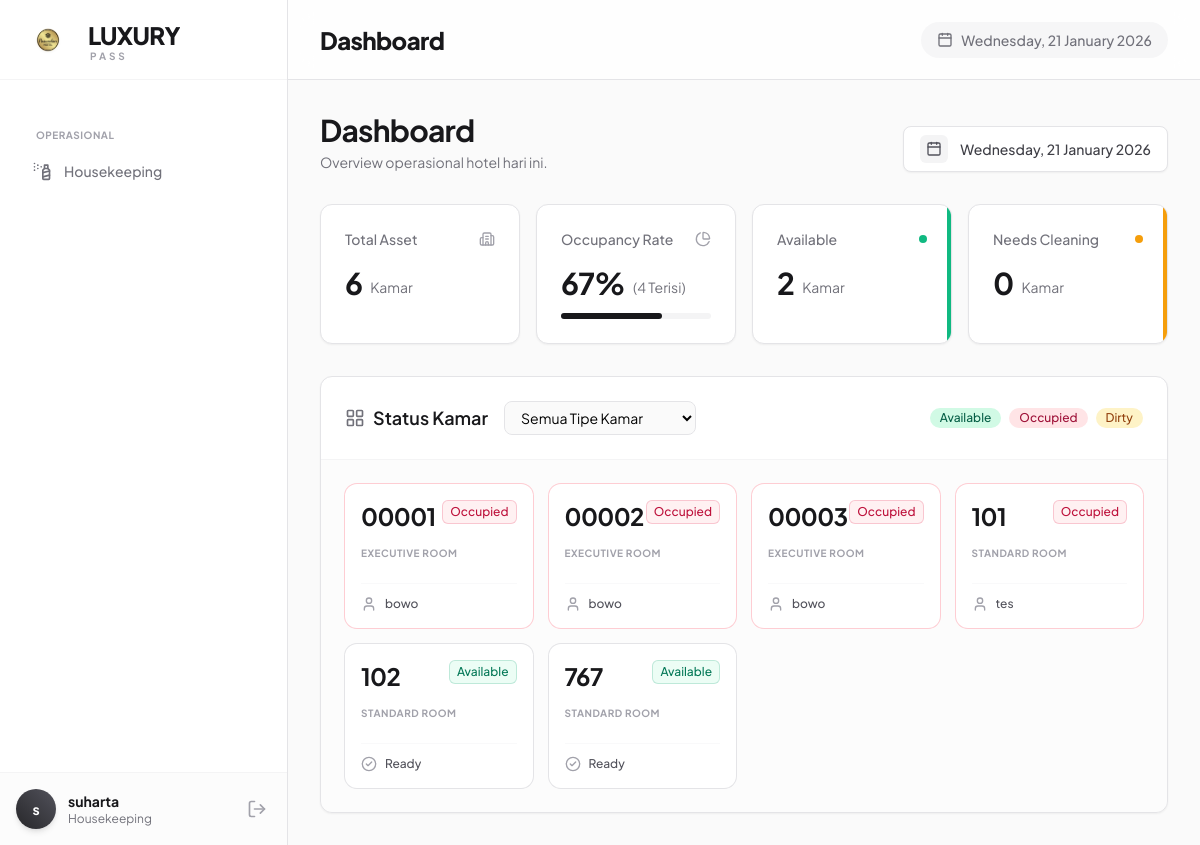
Page / (signed in) on the committed database.
### tables this page shows
CREATE TABLE `kamar` (
  `id_kamar` int NOT NULL AUTO_INCREMENT,
  `nomor_kamar` varchar(10) NOT NULL,
  `id_tipe` int NOT NULL,
  `status` enum('available','occupied','dirty') DEFAULT 'available',
  PRIMARY KEY (`id_kamar`),
  UNIQUE KEY `nomor_kamar` (`nomor_kamar`),
  KEY `fk_kamar_tipe` (`id_tipe`),
  CONSTRAINT `fk_kamar_tipe` FOREIGN KEY (`id_tipe`) REFERENCES `tipe_kamar` (`id_tipe`)
);

CREATE TABLE `tipe_kamar` (
  `id_tipe` int NOT NULL AUTO_INCREMENT,
  `nama_tipe` varchar(50) NOT NULL,
  `harga_dasar` decimal(10,2) NOT NULL,
  `kapasitas` int DEFAULT '2',
  `deskripsi` text,
  `foto_kamar` varchar(255) DEFAULT NULL,
  PRIMARY KEY (`id_tipe`)
);

### controllers/Dashboard/DashboardController.php (called while the page is built, shortened)
<?php
class DashboardController {
    private $db;
    public function __construct() {
        $this->db = new Database();
    }
    public function index() {
        $tipe = $_GET['tipe'] ?? '';
        $whr = "";
        $params = [];
        $sql = "SELECT k.*, t.nama_tipe,
                       MAX(tr.id_transaksi) as id_transaksi,
                       MAX(tr.nama_tamu) as nama_tamu
                FROM kamar k
                JOIN tipe_kamar t ON k.id_tipe = t.id_tipe
                LEFT JOIN transaksi_kamar tk ON k.id_kamar = tk.id_kamar
                LEFT JOIN transaksi tr ON tk.id_transaksi = tr.id_transaksi AND tr.status_transaksi = 'active'
                WHERE 1=1 $whr
                GROUP BY k.id_kamar
                ORDER BY k.nomor_kamar ASC";
        $stmt = $this->db->prepare($sql);
        $stmt->execute($params);
        $rooms = $stmt->fetchAll(PDO::FETCH_ASSOC);
        $stats = ['total'=>count($rooms), 'available'=>0, 'occupied'=>0, 'dirty'=>0, 'occupancy'=>0];
        foreach($rooms as $r) {
            if(isset($stats[$r['status']])) {
                $stats[$r['status']]++;
            }
        }
        if($stats['total'] > 0) {
            $stats['occupancy'] = round(($stats['occupied'] / $stats['total']) * 100);
        }
        $listTipe = $this->db->query("SELECT * FROM tipe_kamar")->fetchAll(PDO::FETCH_ASSOC);
        $payload = [
            'stats' => $stats,
            'rooms' => $rooms,
            'listTipe' => $listTipe,
            'selectedTipe' => $tipe
        ];
        $this->view('Dashboard/index', ['data' => $payload]);
    }
    private function view($p, $d) {
        extract($d);
        include 'views/Layout/header.php';
        include 'views/Layout/sidebar.php';
        include "views/$p.php";
        include 'views/Layout/footer.php';
    }
}
?>

### config/Database.php (called while the page is built, shortened)
<?php
class Database {
    private $host = '1j8pl4.h.filess.io';
    private $user = 'perhotelan_islandsame';
    private $pass = 'f233af60e12348708637ab4f7cd2b8b8bdde631c';
    private $db   = 'perhotelan_islandsame';
    private $port = '61002';
    public $conn;
    public function __construct() {
        $dsn = "mysql:host={$this->host};port={$this->port};dbname={$this->db};charset=utf8mb4";
        try {
            $this->conn = new PDO($dsn, $this->user, $this->pass, [
                PDO::ATTR_ERRMODE => PDO::ERRMODE_EXCEPTION,
                PDO::ATTR_DEFAULT_FETCH_MODE => PDO::FETCH_ASSOC
            ]);
        } catch (PDOException $e) {
            die("Koneksi Database Gagal: " . $e->getMessage());
        }
    }
    public function prepare($sql) { return $this->conn->prepare($sql); }
}
?>

### views/Dashboard/index.php (the view, shortened to what this page needs)
<div class="mb-8 flex flex-col md:flex-row md:items-end justify-between gap-4">
    <div>
        <h1 class="text-3xl font-bold tracking-tight text-zinc-900">Dashboard</h1>
        <p class="text-zinc-500 mt-1 text-sm">Overview operasional hotel hari ini.</p>
    </div>
    <div class="bg-white border border-zinc-200 px-4 py-2 rounded-lg shadow-sm flex items-center gap-3">
        <div class="bg-zinc-100 p-1.5 rounded-md">
            <i data-lucide="calendar" class="w-4 h-4 text-zinc-600"></i>
        </div>
        <span class="text-sm font-medium text-zinc-700">
            <?= date('l, d F Y') ?>
        </span>
    </div>
</div>
<div class="grid grid-cols-1 md:grid-cols-2 lg:grid-cols-4 gap-4 mb-8">
    <div class="bg-white p-6 rounded-xl border border-zinc-200 shadow-sm hover:shadow-md transition-shadow duration-200">
        <div class="flex items-center justify-between mb-4">
            <span class="text-sm font-medium text-zinc-500">Total Asset</span>
            <i data-lucide="building-2" class="w-4 h-4 text-zinc-400"></i>
        </div>
        <div class="flex items-end gap-2">
            <h3 class="text-3xl font-bold text-zinc-900 tracking-tight"><?= $data['stats']['total'] ?></h3>
            <span class="text-sm text-zinc-500 mb-1">Kamar</span>
        </div>
    </div>
    <div class="bg-white p-6 rounded-xl border border-zinc-200 shadow-sm hover:shadow-md transition-shadow duration-200">
        <div class="flex items-center justify-between mb-4">
            <span class="text-sm font-medium text-zinc-500">Occupancy Rate</span>
            <i data-lucide="pie-chart" class="w-4 h-4 text-zinc-400"></i>
        </div>
        <div class="flex items-end gap-2">
            <h3 class="text-3xl font-bold text-zinc-900 tracking-tight"><?= $data['stats']['occupancy'] ?>%</h3>
            <span class="text-sm <?= $data['stats']['occupancy'] > 70 ? 'text-emerald-600' : 'text-zinc-500' ?> mb-1">
                (<?= $data['stats']['occupied'] ?> Terisi)
            </span>
        </div>
        <div class="w-full bg-zinc-100 rounded-full h-1.5 mt-3">
            <div class="bg-zinc-900 h-1.5 rounded-full" style="width: <?= $data['stats']['occupancy'] ?>%"></div>
        </div>
    </div>
    <div class="bg-white p-6 rounded-xl border border-zinc-200 shadow-sm hover:shadow-md transition-shadow duration-200 relative overflow-hidden">
        <div class="absolute right-0 top-0 h-full w-1 bg-emerald-500"></div>
        <div class="flex items-center justify-between mb-4">
            <span class="text-sm font-medium text-zinc-500">Available</span>
            <span class="flex h-2 w-2 rounded-full bg-emerald-500"></span>
        </div>
        <div class="flex items-end gap-2">
            <h3 class="text-3xl font-bold text-zinc-900 tracking-tight"><?= $data['stats']['available'] ?></h3>
            <span class="text-sm text-zinc-500 mb-1">Kamar</span>
        </div>
    </div>
    <div class="bg-white p-6 rounded-xl border border-zinc-200 shadow-sm hover:shadow-md transition-shadow duration-200 relative overflow-hidden">
        <div class="absolute right-0 top-0 h-full w-1 bg-amber-500"></div>
        <div class="flex items-center justify-between mb-4">
            <span class="text-sm font-medium text-zinc-500">Needs Cleaning</span>
            <span class="flex h-2 w-2 rounded-full bg-amber-500"></span>
        </div>
        <div class="flex items-end gap-2">
            <h3 class="text-3xl font-bold text-zinc-900 tracking-tight"><?= $data['stats']['dirty'] ?></h3>
            <span class="text-sm text-zinc-500 mb-1">Kamar</span>
        </div>
    </div>
</div>
<div class="bg-white border border-zinc-200 rounded-xl shadow-sm overflow-hidden">
    <div class="p-6 border-b border-zinc-100 flex flex-col md:flex-row justify-between items-center gap-4">
        <div class="flex items-center gap-4 w-full md:w-auto">
            <h2 class="text-lg font-semibold text-zinc-900 flex items-center gap-2 whitespace-nowrap">
                <i data-lucide="layout-grid" class="w-5 h-5 text-zinc-500"></i>
                Status Kamar
            </h2>
            <div class="relative w-full md:w-48">
                <select onchange="window.location.href='index.php?modul=Dashboard&aksi=index&tipe='+this.value"
                        class="w-full pl-3 pr-8 py-1.5 rounded-lg border border-zinc-200 text-sm focus:ring-zinc-900 focus:border-zinc-900 bg-zinc-50 cursor-pointer">
                    <option value="">Semua Tipe Kamar</option>
                </select>
            </div>
        </div>
        <div class="flex gap-2">
            <span class="inline-flex items-center px-2.5 py-0.5 rounded-full text-xs font-medium bg-emerald-100 text-emerald-800">Available</span>
            <span class="inline-flex items-center px-2.5 py-0.5 rounded-full text-xs font-medium bg-rose-100 text-rose-800">Occupied</span>
            <span class="inline-flex items-center px-2.5 py-0.5 rounded-full text-xs font-medium bg-amber-100 text-amber-800">Dirty</span>
        </div>
    </div>
    <div class="p-6 bg-zinc-50/50">
        <?php if(empty($data['rooms'])): ?>
            <div class="text-center py-10 text-zinc-400">
                <i data-lucide="search-x" class="w-10 h-10 mx-auto mb-2 opacity-50"></i>
                <p>Tidak ada kamar ditemukan untuk tipe ini.</p>
                <a href="index.php?modul=Dashboard&aksi=index" class="text-sm text-zinc-900 underline mt-1 block">Reset Filter</a>
            </div>
        <?php else: ?>
            <div class="grid grid-cols-2 md:grid-cols-3 lg:grid-cols-4 xl:grid-cols-5 gap-4">
                <?php foreach($data['rooms'] as $r): ?>
                    <?php
                    if ($r['status'] == 'available') {
                        $cardClass = "bg-white ring-1 ring-zinc-200 hover:ring-emerald-400 hover:shadow-md group";
                        $badgeClass = "bg-emerald-50 text-emerald-700 ring-1 ring-inset ring-emerald-600/20";
                        $icon = "check-circle-2";
                        $statusLabel = "Available";
                        $subLabel = "Ready";
                        $action = "onclick=\"window.location.href='index.php?modul=Checkin&aksi=create&id_kamar={$r['id_kamar']}'\"";
                    } elseif ($r['status'] == 'occupied') {
                        $cardClass = "bg-white ring-1 ring-rose-200 hover:ring-rose-400 hover:shadow-md group";
                        $badgeClass = "bg-rose-50 text-rose-700 ring-1 ring-inset ring-rose-600/20";
                        $icon = "user";
                        $statusLabel = "Occupied";
                        $subLabel = strlen($r['nama_tamu']) > 12 ? substr($r['nama_tamu'], 0, 12) . '..' : $r['nama_tamu'];
                        $action = "onclick=\"openRoomModal('{$r['nomor_kamar']}', '{$r['nama_tamu']}', '{$r['id_transaksi']}', '{$r['nama_tipe']}')\"";
                    }
                    ?>
                    <div <?= $action ?> class="relative rounded-xl p-4 flex flex-col justify-between h-36 cursor-pointer transition-all duration-200 <?= $cardClass ?>">
                        <div class="flex justify-between items-start">
                            <span class="text-2xl font-bold text-zinc-900 tracking-tight group-hover:scale-105 transition-transform">
                                <?= $r['nomor_kamar'] ?>
                            </span>
                            <span class="inline-flex items-center rounded-md px-2 py-1 text-xs font-medium <?= $badgeClass ?>">
                                <?= $statusLabel ?>
                            </span>
                        </div>
                        <div>
                            <p class="text-[10px] uppercase font-bold text-zinc-400 tracking-wider">
                                <?= $r['nama_tipe'] ?>
                            </p>
                        </div>
                        <div class="flex items-center gap-2 mt-2 pt-3 border-t border-zinc-100/50">
                            <i data-lucide="<?= $icon ?>" class="w-4 h-4 text-zinc-400 group-hover:text-zinc-600"></i>
                            <span class="text-xs font-medium text-zinc-600 truncate">
                                <?= $subLabel ?>
                            </span>
                        </div>
                    </div>
                <?php endforeach; ?>
            </div>
        <?php endif; ?>
    </div>
</div>

### views/layout/header.php (style rules this page uses)
body { font-family: 'Plus Jakarta Sans', sans-serif; }

### rows in the picture
kamar: nomor_kamar "00001", status "Occupied", id_tipe.nama_tipe "EXECUTIVE ROOM", subLabel "bowo"
kamar: nomor_kamar "00002", status "Occupied", id_tipe.nama_tipe "EXECUTIVE ROOM", subLabel "bowo"
kamar: nomor_kamar "00003", status "Occupied", id_tipe.nama_tipe "EXECUTIVE ROOM", subLabel "bowo"
kamar: nomor_kamar "101", status "Occupied", id_tipe.nama_tipe "STANDARD ROOM", subLabel "tes"
kamar: nomor_kamar "102", status "Available", id_tipe.nama_tipe "STANDARD ROOM", status "Ready"
kamar: nomor_kamar "767", status "Available", id_tipe.nama_tipe "STANDARD ROOM", status "Ready"

### other values in the picture
$label "Housekeeping"
substr($_SESSION['nama'] ?? 'U', 0, 1) "s"
$_SESSION['nama'] "suharta"
$_SESSION['role'] "Housekeeping"
$_GET['modul'] "Dashboard"
$data['stats']['total'] "6"
$data['stats']['occupancy'] "67"
$data['stats']['occupied'] "4"
$data['stats']['available'] "2"
$data['stats']['dirty'] "0"
